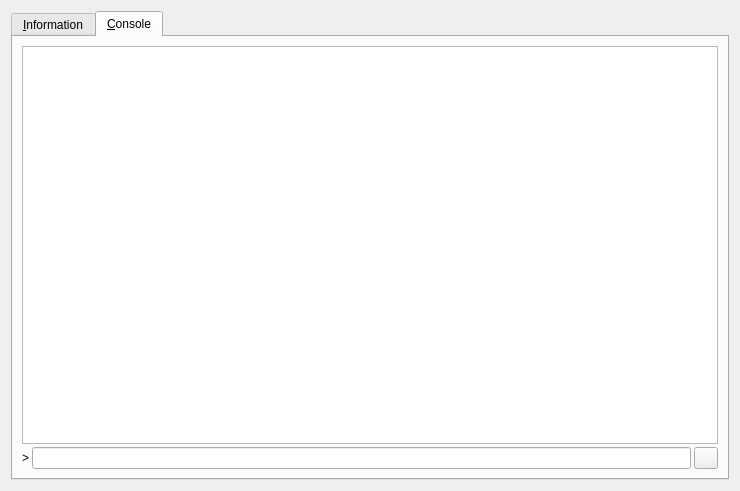
<?xml version="1.0" encoding="UTF-8"?>
<ui version="4.0">
 <class>RPCConsole</class>
 <widget class="QDialog" name="RPCConsole">
  <property name="geometry">
   <rect>
    <x>0</x>
    <y>0</y>
    <width>740</width>
    <height>491</height>
   </rect>
  </property>
  <property name="windowTitle">
   <string>Espers - Debug window</string>
  </property>
  <layout class="QVBoxLayout" name="verticalLayout_2">
   <item>
    <widget class="QTabWidget" name="tabWidget">
     <property name="currentIndex">
      <number>1</number>
     </property>
     <widget class="QWidget" name="tab_info">
      <attribute name="title">
       <string>&amp;Information</string>
      </attribute>
      <layout class="QGridLayout" name="gridLayout" columnstretch="0,1">
       <property name="horizontalSpacing">
        <number>12</number>
       </property>
       <item row="0" column="0">
        <widget class="QLabel" name="label_9">
         <property name="font">
          <font>
           <weight>75</weight>
           <bold>true</bold>
          </font>
         </property>
         <property name="text">
          <string>Espers Core</string>
         </property>
        </widget>
       </item>
       <item row="1" column="0">
        <widget class="QLabel" name="label_5">
         <property name="text">
          <string>Client name</string>
         </property>
        </widget>
       </item>
       <item row="1" column="1">
        <widget class="QLabel" name="clientName">
         <property name="cursor">
          <cursorShape>IBeamCursor</cursorShape>
         </property>
         <property name="text">
          <string>N/A</string>
         </property>
         <property name="textFormat">
          <enum>Qt::PlainText</enum>
         </property>
         <property name="textInteractionFlags">
          <set>Qt::LinksAccessibleByMouse|Qt::TextSelectableByKeyboard|Qt::TextSelectableByMouse</set>
         </property>
        </widget>
       </item>
       <item row="2" column="0">
        <widget class="QLabel" name="label_6">
         <property name="text">
          <string>Client version</string>
         </property>
        </widget>
       </item>
       <item row="2" column="1">
        <widget class="QLabel" name="clientVersion">
         <property name="cursor">
          <cursorShape>IBeamCursor</cursorShape>
         </property>
         <property name="text">
          <string>N/A</string>
         </property>
         <property name="textFormat">
          <enum>Qt::PlainText</enum>
         </property>
         <property name="textInteractionFlags">
          <set>Qt::LinksAccessibleByMouse|Qt::TextSelectableByKeyboard|Qt::TextSelectableByMouse</set>
         </property>
        </widget>
       </item>
       <item row="3" column="0">
        <widget class="QLabel" name="label_14">
         <property name="text">
          <string>Using OpenSSL version</string>
         </property>
         <property name="indent">
          <number>10</number>
         </property>
        </widget>
       </item>
       <item row="3" column="1">
        <widget class="QLabel" name="openSSLVersion">
         <property name="cursor">
          <cursorShape>IBeamCursor</cursorShape>
         </property>
         <property name="text">
          <string>N/A</string>
         </property>
         <property name="textFormat">
          <enum>Qt::PlainText</enum>
         </property>
         <property name="textInteractionFlags">
          <set>Qt::LinksAccessibleByMouse|Qt::TextSelectableByKeyboard|Qt::TextSelectableByMouse</set>
         </property>
        </widget>
       </item>
       <item row="4" column="0">
        <widget class="QLabel" name="label_12">
         <property name="text">
          <string>Build date</string>
         </property>
        </widget>
       </item>
       <item row="4" column="1">
        <widget class="QLabel" name="buildDate">
         <property name="cursor">
          <cursorShape>IBeamCursor</cursorShape>
         </property>
         <property name="text">
          <string>N/A</string>
         </property>
         <property name="textFormat">
          <enum>Qt::PlainText</enum>
         </property>
         <property name="textInteractionFlags">
          <set>Qt::LinksAccessibleByMouse|Qt::TextSelectableByKeyboard|Qt::TextSelectableByMouse</set>
         </property>
        </widget>
       </item>
       <item row="5" column="0">
        <widget class="QLabel" name="label_13">
         <property name="text">
          <string>Startup time</string>
         </property>
        </widget>
       </item>
       <item row="5" column="1">
        <widget class="QLabel" name="startupTime">
         <property name="cursor">
          <cursorShape>IBeamCursor</cursorShape>
         </property>
         <property name="text">
          <string>N/A</string>
         </property>
         <property name="textFormat">
          <enum>Qt::PlainText</enum>
         </property>
         <property name="textInteractionFlags">
          <set>Qt::LinksAccessibleByMouse|Qt::TextSelectableByKeyboard|Qt::TextSelectableByMouse</set>
         </property>
        </widget>
       </item>
       <item row="6" column="0">
        <widget class="QLabel" name="label_11">
         <property name="font">
          <font>
           <weight>75</weight>
           <bold>true</bold>
          </font>
         </property>
         <property name="text">
          <string>Network</string>
         </property>
        </widget>
       </item>
       <item row="7" column="0">
        <widget class="QLabel" name="label_7">
         <property name="text">
          <string>Number of connections</string>
         </property>
        </widget>
       </item>
       <item row="7" column="1">
        <widget class="QLabel" name="numberOfConnections">
         <property name="cursor">
          <cursorShape>IBeamCursor</cursorShape>
         </property>
         <property name="text">
          <string>N/A</string>
         </property>
         <property name="textFormat">
          <enum>Qt::PlainText</enum>
         </property>
         <property name="textInteractionFlags">
          <set>Qt::LinksAccessibleByMouse|Qt::TextSelectableByKeyboard|Qt::TextSelectableByMouse</set>
         </property>
        </widget>
       </item>
       <item row="8" column="0">
        <widget class="QLabel" name="label_8">
         <property name="text">
          <string>On testnet</string>
         </property>
        </widget>
       </item>
       <item row="8" column="1">
        <widget class="QCheckBox" name="isTestNet">
         <property name="enabled">
          <bool>false</bool>
         </property>
         <property name="text">
          <string/>
         </property>
        </widget>
       </item>
       <item row="9" column="0">
        <widget class="QLabel" name="label_10">
         <property name="font">
          <font>
           <weight>75</weight>
           <bold>true</bold>
          </font>
         </property>
         <property name="text">
          <string>Block chain</string>
         </property>
        </widget>
       </item>
       <item row="10" column="0">
        <widget class="QLabel" name="label_3">
         <property name="text">
          <string>Current number of blocks</string>
         </property>
        </widget>
       </item>
       <item row="10" column="1">
        <widget class="QLabel" name="numberOfBlocks">
         <property name="cursor">
          <cursorShape>IBeamCursor</cursorShape>
         </property>
         <property name="text">
          <string>N/A</string>
         </property>
         <property name="textFormat">
          <enum>Qt::PlainText</enum>
         </property>
         <property name="textInteractionFlags">
          <set>Qt::LinksAccessibleByMouse|Qt::TextSelectableByKeyboard|Qt::TextSelectableByMouse</set>
         </property>
        </widget>
       </item>
       <item row="11" column="0">
        <widget class="QLabel" name="label_4">
         <property name="text">
          <string>Estimated total blocks</string>
         </property>
        </widget>
       </item>
       <item row="11" column="1">
        <widget class="QLabel" name="totalBlocks">
         <property name="cursor">
          <cursorShape>IBeamCursor</cursorShape>
         </property>
         <property name="text">
          <string>N/A</string>
         </property>
         <property name="textFormat">
          <enum>Qt::PlainText</enum>
         </property>
         <property name="textInteractionFlags">
          <set>Qt::LinksAccessibleByMouse|Qt::TextSelectableByKeyboard|Qt::TextSelectableByMouse</set>
         </property>
        </widget>
       </item>
       <item row="12" column="0">
        <widget class="QLabel" name="label_2">
         <property name="text">
          <string>Last block time</string>
         </property>
        </widget>
       </item>
       <item row="12" column="1">
        <widget class="QLabel" name="lastBlockTime">
         <property name="cursor">
          <cursorShape>IBeamCursor</cursorShape>
         </property>
         <property name="text">
          <string>N/A</string>
         </property>
         <property name="textFormat">
          <enum>Qt::PlainText</enum>
         </property>
         <property name="textInteractionFlags">
          <set>Qt::LinksAccessibleByMouse|Qt::TextSelectableByKeyboard|Qt::TextSelectableByMouse</set>
         </property>
        </widget>
       </item>
       <item row="13" column="0">
        <spacer name="verticalSpacer_2">
         <property name="orientation">
          <enum>Qt::Vertical</enum>
         </property>
         <property name="sizeHint" stdset="0">
          <size>
           <width>20</width>
           <height>20</height>
          </size>
         </property>
        </spacer>
       </item>
       <item row="14" column="0">
        <widget class="QLabel" name="labelDebugLogfile">
         <property name="font">
          <font>
           <weight>75</weight>
           <bold>true</bold>
          </font>
         </property>
         <property name="text">
          <string>Debug log file</string>
         </property>
        </widget>
       </item>
       <item row="15" column="0">
        <widget class="QPushButton" name="openDebugLogfileButton">
         <property name="toolTip">
          <string>&lt;html&gt;&lt;head/&gt;&lt;body&gt;&lt;p&gt;Open the Espers debug log file from the current data directory. This can take a few seconds for large log files.&lt;/p&gt;&lt;/body&gt;&lt;/html&gt;</string>
         </property>
         <property name="text">
          <string>&amp;Open</string>
         </property>
         <property name="autoDefault">
          <bool>false</bool>
         </property>
        </widget>
       </item>
       <item row="16" column="0">
        <widget class="QLabel" name="labelCLOptions">
         <property name="font">
          <font>
           <weight>75</weight>
           <bold>true</bold>
          </font>
         </property>
         <property name="text">
          <string>Command-line options</string>
         </property>
        </widget>
       </item>
       <item row="17" column="0">
        <widget class="QPushButton" name="showCLOptionsButton">
         <property name="toolTip">
          <string>&lt;html&gt;&lt;head/&gt;&lt;body&gt;&lt;p&gt;Show the Espers-Qt help message to get a list with possible Espers command-line options.&lt;/p&gt;&lt;/body&gt;&lt;/html&gt;</string>
         </property>
         <property name="text">
          <string>&amp;Show</string>
         </property>
         <property name="autoDefault">
          <bool>false</bool>
         </property>
        </widget>
       </item>
       <item row="18" column="0">
        <spacer name="verticalSpacer">
         <property name="orientation">
          <enum>Qt::Vertical</enum>
         </property>
         <property name="sizeHint" stdset="0">
          <size>
           <width>20</width>
           <height>40</height>
          </size>
         </property>
        </spacer>
       </item>
      </layout>
     </widget>
     <widget class="QWidget" name="tab_console">
      <attribute name="title">
       <string>&amp;Console</string>
      </attribute>
      <layout class="QVBoxLayout" name="verticalLayout_3">
       <property name="spacing">
        <number>3</number>
       </property>
       <item>
        <widget class="QTextEdit" name="messagesWidget">
         <property name="minimumSize">
          <size>
           <width>0</width>
           <height>100</height>
          </size>
         </property>
         <property name="readOnly">
          <bool>true</bool>
         </property>
         <property name="tabKeyNavigation" stdset="0">
          <bool>false</bool>
         </property>
         <property name="columnCount" stdset="0">
          <number>2</number>
         </property>
        </widget>
       </item>
       <item>
        <layout class="QHBoxLayout" name="horizontalLayout">
         <property name="spacing">
          <number>3</number>
         </property>
         <item>
          <widget class="QLabel" name="label">
           <property name="text">
            <string notr="true">&gt;</string>
           </property>
          </widget>
         </item>
         <item>
          <widget class="QLineEdit" name="lineEdit"/>
         </item>
         <item>
          <widget class="QPushButton" name="clearButton">
           <property name="maximumSize">
            <size>
             <width>24</width>
             <height>24</height>
            </size>
           </property>
           <property name="toolTip">
            <string>Clear console</string>
           </property>
           <property name="text">
            <string/>
           </property>
           <property name="icon">
            <iconset resource="../bitcoin.qrc">
             <normaloff>:/icons/remove</normaloff>:/icons/remove</iconset>
           </property>
           <property name="shortcut">
            <string notr="true">Ctrl+L</string>
           </property>
           <property name="autoDefault">
            <bool>false</bool>
           </property>
          </widget>
         </item>
        </layout>
       </item>
      </layout>
     </widget>
    </widget>
   </item>
  </layout>
 </widget>
 <resources>
  <include location="../bitcoin.qrc"/>
 </resources>
 <connections/>
</ui>
